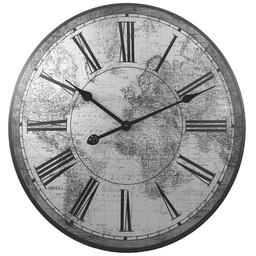
#> input picture Project_3/resources/clock.jpg, 256 x 256 px, found by its file name
$ python task3_5.py
#> lines starting #> are read from the running program, lines starting #| are printed output that depends on the picture; after the words box and inside, x2 and y2 are one past the last pixel; in counts of white or black regions, pixels touching at a corner belong together; pictures that were not available may be replaced by others from this repository, and a replacement may not be noted
import cv2
import numpy as np
from matplotlib import pyplot as plt

src_img = cv2.imread('clock.jpg')                       # read image
#> src_img is the input picture: shape (256, 256, 3); min 11, max 255, mean 175.6
rows = src_img.shape[0]                                 # determine number of rows
#> rows = 256
cols = src_img.shape[1]                                 # determine number of columns
#> cols = 256
dst_img = cv2.imread('isle.jpg')                        # read image
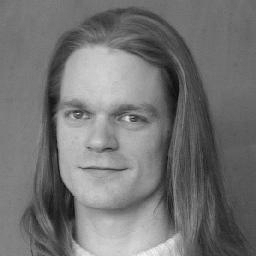
#> input picture Project_3/resources/bauckhage.jpg, 256 x 256 px, given in place of isle.jpg, which was not available
#> dst_img is the input picture: shape (256, 256, 3); min 8, max 244, mean 115.4

# display initial images
plt.subplot(141), plt.imshow(src_img, cmap='gray'), plt.title('Image 1')
plt.subplot(142), plt.imshow(dst_img, cmap='gray'), plt.title('Image 2'), plt.axis("off")

points1 = np.float32([[0, 0], [cols - 1, 0], [rows - 1, cols - 1], [0, rows - 1]])          # coordinates of the source image
#> points1 = [[0, 0], [255, 0], [255, 255], [0, 255]]
points2 = np.float32([[215, 56], [365, 10], [364, 296], [218, 258]])         # coordinates of the poster in the destination image

perspective = cv2.getPerspectiveTransform(points1, points2)                  # calculate transformation between source and destination points
warp = cv2.warpPerspective(src_img, perspective, (dst_img.shape[1], dst_img.shape[0]))      # warp source image
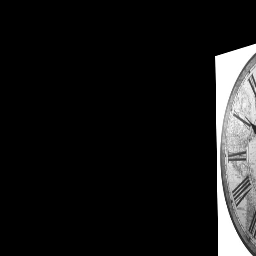
#> warp: shape (256, 256, 3); min 0, max 255, mean 23.5

cv2.fillConvexPoly(dst_img, points2.astype(int), 0)                          # black out polygonal area in destination image
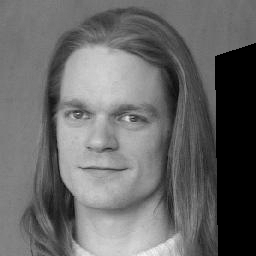
#> dst_img: shape (256, 256, 3); 12.47% of pixels changed, all inside (x1, y1, x2, y2) = (215, 43, 256, 256)
final_image = dst_img + warp                                                 # add warped source image to destination image
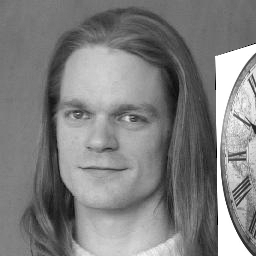
#> final_image: shape (256, 256, 3); min 0, max 255, mean 127.9

# display images
plt.subplot(143), plt.imshow(warp, cmap='gray'), plt.title('Warp Image'), plt.axis("off")
plt.subplot(144), plt.imshow(final_image, cmap='gray'), plt.title('Augmented Reality'), plt.axis("off")
plt.show()
